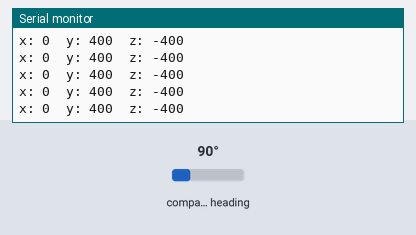
Simulated run of this sketch. Board: Arduino Uno, built with avr-gcc and run on an emulated ATmega328P. Shown: the last lines printed to the serial monitor. Wiring (inferred from the names in the program): HMC5883L compass at I2C address 0x1E. The inputs (shaded band) are chosen by the test bench; at power-on: compass heading 90°.

Above: at 1.2 s.
1.3 s: compass heading set to 7°
At 1.58 s:
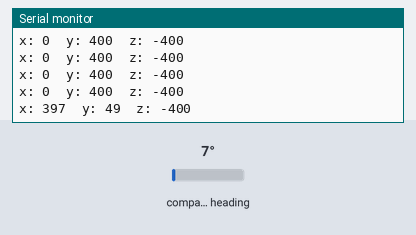
2.8 s: compass heading set to 180°
At 2.99 s:
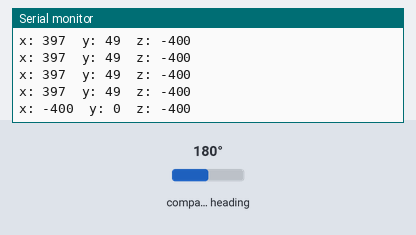
Timing chart, 0 to 5.8 s (numbered marks = the images above; inputs shaded):
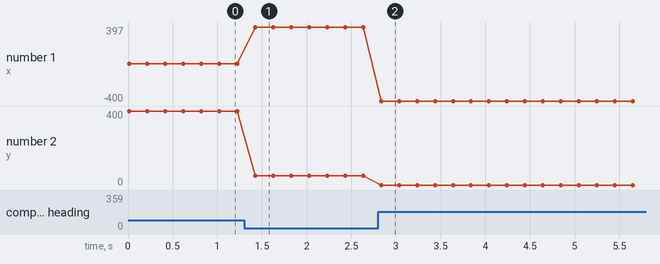

The sketch:

read_magneto.ino
```cpp
// (licence header left out)
#include <Wire.h> //I2C Arduino Library

#define address 0x1E //0011110b, I2C 7bit address of HMC5883


#define HMC5883_WriteAddress 0x1E //  i.e 0x3C >> 1
#define HMC5883_ConfigurationRegisterA 0x00
#define HMC5883_FastDataOutPutCommand 0x18
#define HMC5883_ModeRegisterAddress 0x02
#define HMC5883_ContinuousModeCommand 0x00
#define HMC5883_DataOutputXMSBAddress  0x03

int x,y,z; //triple axis data


void setup(){
  //Initialize Serial and I2C communications
  Serial.begin(9600);
  Wire.begin();

  // Register 0x00: CONFIG_A
  // 75 Hz ODR (0x18)
  Wire.beginTransmission(HMC5883_WriteAddress);
  Wire.write(HMC5883_ConfigurationRegisterA);
  Wire.write(HMC5883_FastDataOutPutCommand);
  Wire.endTransmission();
  delay(5);

  // Register 0x02: MODE
  //Put the HMC5883 IC into the correct operating mode
  Wire.beginTransmission(HMC5883_WriteAddress); //open communication with HMC5883
  Wire.write(HMC5883_ModeRegisterAddress); //select mode register
  Wire.write(HMC5883_ContinuousModeCommand); //continuous measurement mode
  Wire.endTransmission();
  delay(5);


}

void loop(){
    //Tell the HMC5883 where to begin reading data
  Wire.beginTransmission(HMC5883_WriteAddress);
  Wire.write(0x03); //select register 3, X MSB register
  Wire.endTransmission();

  Wire.requestFrom(HMC5883_WriteAddress, 6);

 //Read data from each axis, 2 registers per axis
  if(6<=Wire.available()){
    x = Wire.read()<<8; //X msb
    x |= Wire.read(); //X lsb
    z = Wire.read()<<8; //Z msb
    z |= Wire.read(); //Z lsb
    y = Wire.read()<<8; //Y msb
    y |= Wire.read(); //Y lsb

      //Print out values of each axis
  Serial.print("x: ");
  Serial.print(x);
  Serial.print("  y: ");
  Serial.print(y);
  Serial.print("  z: ");
  Serial.println(z);
  }


  delay(200);
}
```

Measured:
- after the input at 1.3 s, the serial monitor: prints a new line after 0.12 s (image 1)
- after the input at 2.8 s, the serial monitor: prints a new line at once (image 2)
- plotted number 1: 0 → 397 after the input at 1.3 s
- plotted number 2: 400 → 49 after the input at 1.3 s
